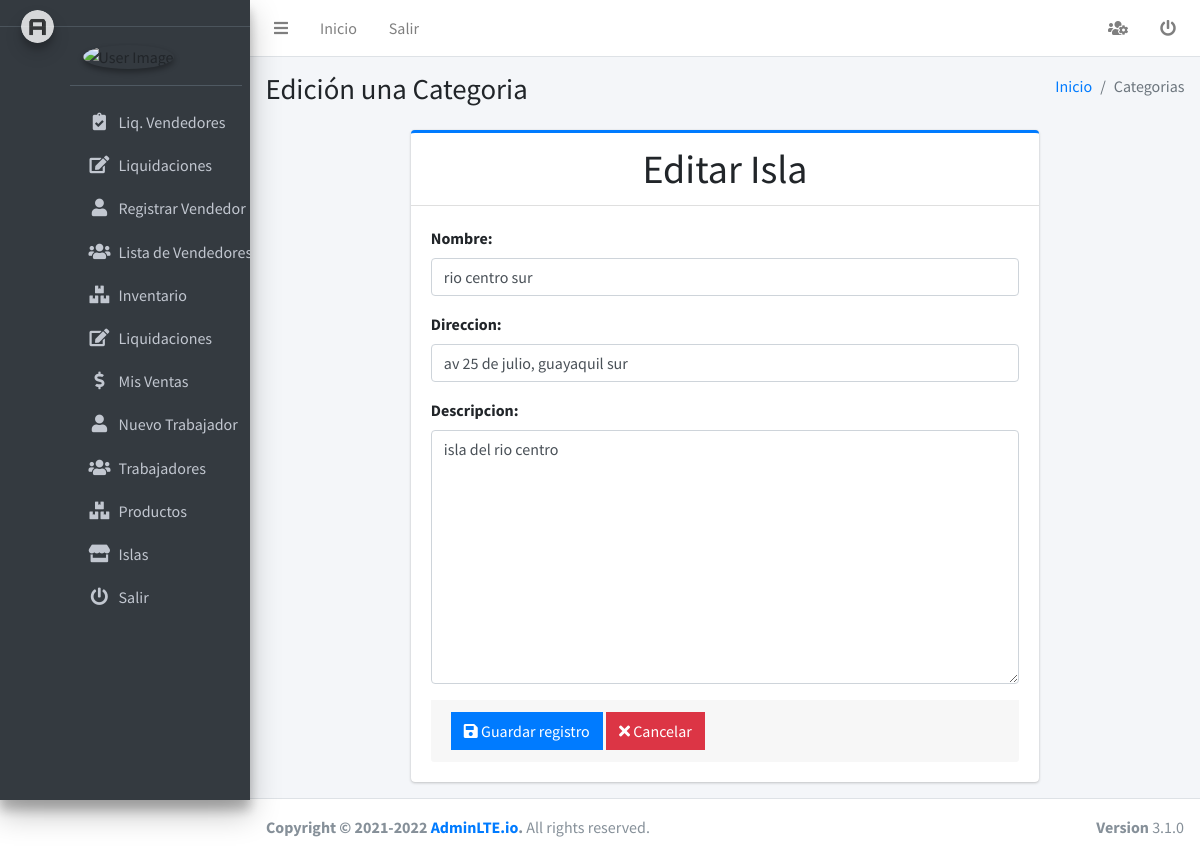
/isla/update/17/ (signed in), run on the app's committed database.
### islas/models.py (models this page shows, shortened)
class Isla(models.Model):
    distributor = models.ForeignKey(Distribuidora, on_delete=models.CASCADE, related_name='distribuidora')
    name = models.CharField('nombre',max_length=100)
    address = models.CharField('direccion',max_length=255)
    description = models.TextField('descripcion',max_length=255)
    class Meta:
        db_table = 'isla'
        verbose_name = 'isla'
        verbose_name_plural = 'islas'

### islas/views.py (the view, shortened to what this page needs)
# urls.py: path('update/<int:pk>/', IslaUpdateView.as_view(), name='actualizar_isla'),
class IslaUpdateView(ValidatePermissionRequiredMixin, UpdateView):
    model = Isla
    form_class = IslaCreateForm
    template_name = 'isla/isla_update.html'
    success_url = reverse_lazy('isla:lista_islas')
    permission_required = 'lider.change_product'
    url_redirect = success_url
    def dispatch(self, request, *args, **kwargs):
        self.object = self.get_object()
        return super().dispatch(request, *args, **kwargs)
    def get_context_data(self, **kwargs):
        context = super().get_context_data(**kwargs)
        context['title'] = 'Edición una Categoria'
        context['titleForm'] = 'Editar Isla'
        context['entity'] = 'Categorias'
        context['list_url'] = self.success_url
        context['action'] = 'edit'
        context['message'] = 'editado'
        return context

### islas/form.py (shortened to what this page needs)
class IslaCreateForm(forms.ModelForm):
    def __init__(self, *args, **kwargs):
        super().__init__(*args, **kwargs)
        for form in self.visible_fields():
            form.field.widget.attrs['class'] = 'form-control'
            form.field.widget.attrs['autocomplete'] = 'off'
    class Meta:
        model = Isla
        fields= '__all__'
        widgets={
            'name': forms.TextInput(attrs={
                'placeholder':'Nombre de la Isla',
                'required': True,
            }),
            'address': forms.TextInput(attrs={
                'placeholder':'Dirección de la Isla',
            }),
            'description': forms.Textarea(attrs={
                'placeholder':'Descripción de la Isla',
            }),
        }
        exclude = ['distributor']

### lider/mixins.py (called while the page is built)
    def get_perms(self):
        if isinstance(self.permission_required, str):
            perms = (self.permission_required,)
        else:
            perms = self.permission_required
        return perms

    def dispatch(self, request, *args, **kwargs):
        if request.user.has_perms(self.get_perms()):
            return super().dispatch(request, *args, **kwargs)
        messages.error(request, 'No tienes permisos para ingresar a este modulo') # modulo de django para el envio de mensajes
        return redirect(self.get_url_redirect())

### islas/templates/isla/isla_update.html
{% extends 'home/form.html' %}

### home/templates/home/form.html (shortened to what this page needs)
{% extends "home/base.html" %}
{% load static %}
{% block contenedor %}
<div class="row justify-content-md-center justify-content-center">
    <div class="col-10 col-md-8 col-sm-6">
        <div class="card card-outline card-primary">
            <div class="card-header text-center">
                <a href="#" class="h1">{{titleForm}}</a>
            </div>
            <div class="card-body">
                <form method="post" action="." enctype="multipart/form-data">
                    {% for field in form.visible_fields %}
                    <div class="form-group">
                        <label for="email">{{ field.label }}:</label>
                        {{ field }}
                    </div>
                    {% endfor %}
                    <div class="card-footer">
                        <button type="submit" class="btn btn-primary btn-flat">
                            <i class="fas fa-save"></i> Guardar registro
                        </button>
                        <a href="{{ list_url }}" class="btn btn-danger btn-flat">
                            <i class="fas fa-times"></i> Cancelar
                        </a>
                    </div>
                </form>
            </div>
        </div>
    </div>
</div>
{% endblock %}

### data on the page
Isla: visible_fields "rio centro sur" "av 25 de julio, guayaquil sur" "isla del rio centro"

### other printed values
{{ title }} "Edición una Categoria"
{{ entity }} "Categorias"
{{ titleForm }} "Editar Isla"
{{ field.label }} "Nombre" "Direccion" "Descripcion"
